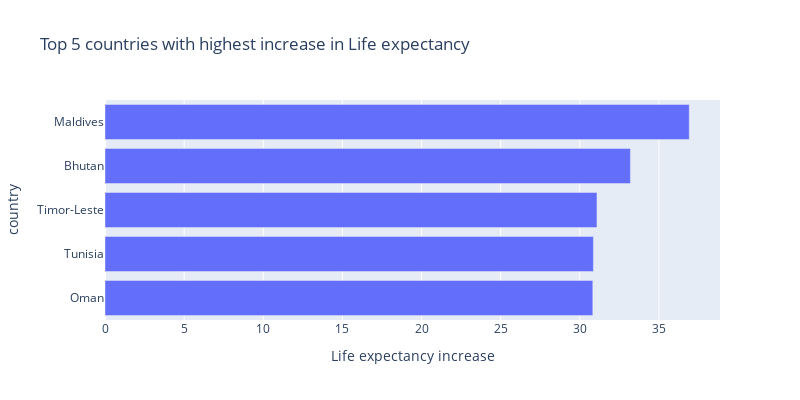

Here is the notebook cell this chart was saved with:
### Markdown cell above
Country with the highest increase in Life expectancy is Maldives. \
The plot below shows top 5 countries with increase in Life expectancy

### Code cell
#Graphical display 
pltly.offline.init_notebook_mode(connected=True)
fig = pltx.bar(increase_data.head(n=5),
               x="difference", y="country",
               title = "Top 5 countries with highest increase in Life expectancy",
               width = 800,height=400)
fig.update_yaxes(categoryorder="total ascending")
fig.update_xaxes(title = "Life expectancy increase")
fig.show()

### Figure 1 — Plotly figure (JSON) as saved in the notebook; plotly's stock layout.template omitted (floating-point values rounded to 4 significant figures)
{"data": [{"alignmentgroup": "True", "hovertemplate": "difference=%{x}<br>country=%{y}<extra></extra>", "legendgroup": "", "marker": {"color": "#636efa", "pattern": {"shape": ""}}, "name": "", "offsetgroup": "", "orientation": "h", "showlegend": false, "textposition": "auto", "type": "bar", "x": [36.92, 33.2, 31.09, 30.86, 30.82], "xaxis": "x", "y": ["Maldives", "Bhutan", "Timor-Leste", "Tunisia", "Oman"], "yaxis": "y"}], "layout": {"barmode": "relative", "height": 400, "legend": {"tracegroupgap": 0}, "title": {"text": "Top 5 countries with highest increase in Life expectancy"}, "width": 800, "xaxis": {"anchor": "y", "domain": [0, 1], "title": {"text": "Life expectancy increase"}}, "yaxis": {"anchor": "x", "categoryorder": "total ascending", "domain": [0, 1], "title": {"text": "country"}}}}
